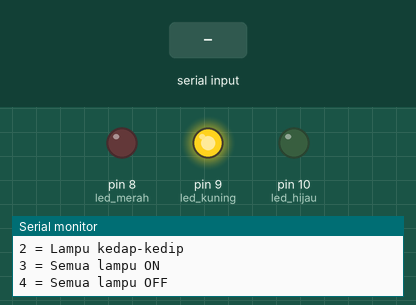
Simulated run of this sketch. Board: Arduino Uno, built with avr-gcc and run on an emulated ATmega328P. Parts: output pins drawn as LEDs (lit = HIGH), the last lines printed to the serial monitor. The test bench sets the inputs (shaded band).

Above: at 1.2 s.
1.3 s: "2\n" received over Serial
At 2.5 s:
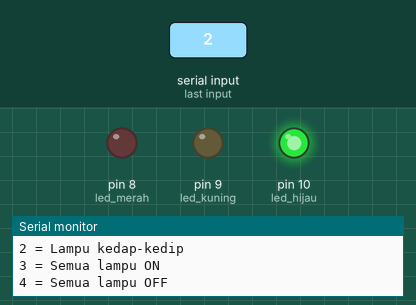
4.3 s: "1\n" received over Serial
At 5.8 s:
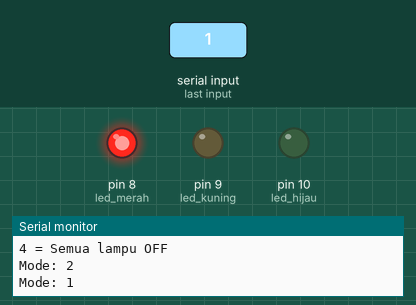
6.5 s: "3\n" received over Serial
At 10.3 s:
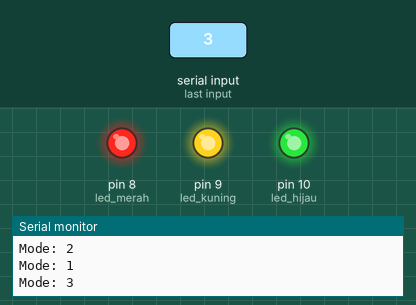
Timing chart, 0 to 11.8 s (numbered marks = the images above; inputs shaded):
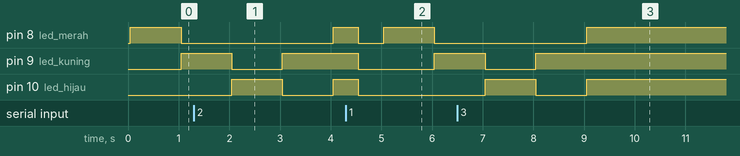

The sketch:

FINALL-FITUR.ino
```cpp
int led_merah = 8;
int led_kuning = 9;
int led_hijau = 10;

String mode = "1";

void setup()
{
  pinMode(led_merah, OUTPUT);
  pinMode(led_kuning, OUTPUT);
  pinMode(led_hijau, OUTPUT);

  Serial.begin(9600);

  Serial.println("=== KONTROL LAMPU ===");
  Serial.println("1 = Lampu lalu lintas");
  Serial.println("2 = Lampu kedap-kedip");
  Serial.println("3 = Semua lampu ON");
  Serial.println("4 = Semua lampu OFF");
}

void loop()
{
  if (Serial.available() > 0)
  {
    mode = Serial.readStringUntil('\n');
    mode.trim();

    Serial.print("Mode: ");
    Serial.println(mode);
  }

  // MODE 1 : Lampu lalu lintas
  if (mode == "1")
  {
    digitalWrite(led_merah, HIGH);
    digitalWrite(led_kuning, LOW);
    digitalWrite(led_hijau, LOW);
    delay(1000);

    digitalWrite(led_merah, LOW);
    digitalWrite(led_kuning, HIGH);
    digitalWrite(led_hijau, LOW);
    delay(1000);

    digitalWrite(led_merah, LOW);
    digitalWrite(led_kuning, LOW);
    digitalWrite(led_hijau, HIGH);
    delay(1000);

    digitalWrite(led_merah, LOW);
    digitalWrite(led_kuning, HIGH);
    digitalWrite(led_hijau, LOW);
    delay(1000);
  }

  // MODE 2 : Semua lampu kedap-kedip
  else if (mode == "2")
  {
    digitalWrite(led_merah, HIGH);
    digitalWrite(led_kuning, HIGH);
    digitalWrite(led_hijau, HIGH);
    delay(500);

    digitalWrite(led_merah, LOW);
    digitalWrite(led_kuning, LOW);
    digitalWrite(led_hijau, LOW);
    delay(500);
  }

  // MODE 3 : Semua lampu ON
  else if (mode == "3")
  {
    digitalWrite(led_merah, HIGH);
    digitalWrite(led_kuning, HIGH);
    digitalWrite(led_hijau, HIGH);
  }

  // MODE 4 : Semua lampu OFF
  else if (mode == "4")
  {
    digitalWrite(led_merah, LOW);
    digitalWrite(led_kuning, LOW);
    digitalWrite(led_hijau, LOW);
  }
}
```

Measured:
- after the input at 4.3 s, pin 10 (led_hijau): goes on until 4.5 s, then stays LOW
- after the input at 6.5 s, pin 8 (led_merah): goes on until 9.0 s, then stays HIGH; pin 9 (led_kuning): goes on until 8.0 s, then stays HIGH
